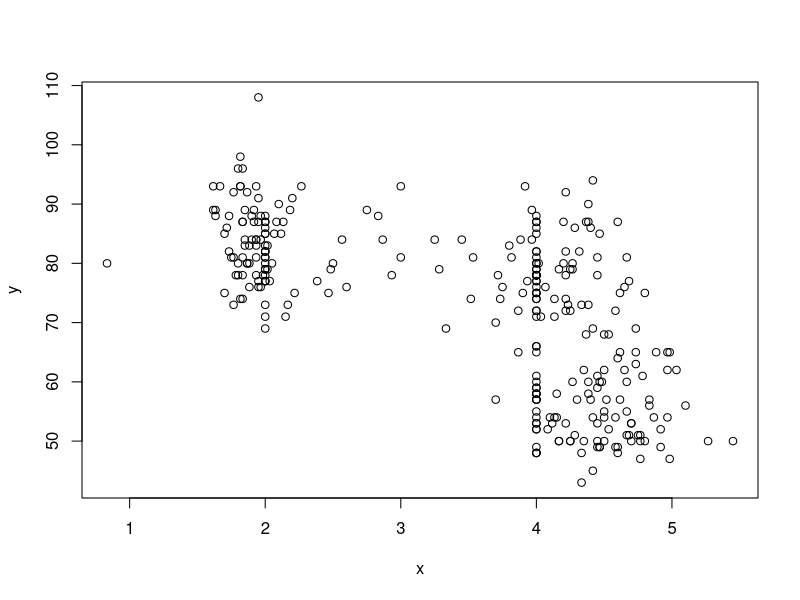

The R source for this figure: (Note: this script raises an error after producing the figure.)
### Name: dpill
### Title: Select a Bandwidth for Local Linear Regression
### Aliases: dpill
### Keywords: smooth

### ** Examples

data(geyser, package = "MASS")
x <- geyser$duration
y <- geyser$waiting
plot(x, y)
h <- dpill(x, y)
fit <- locpoly(x, y, bandwidth = h)
lines(fit)



